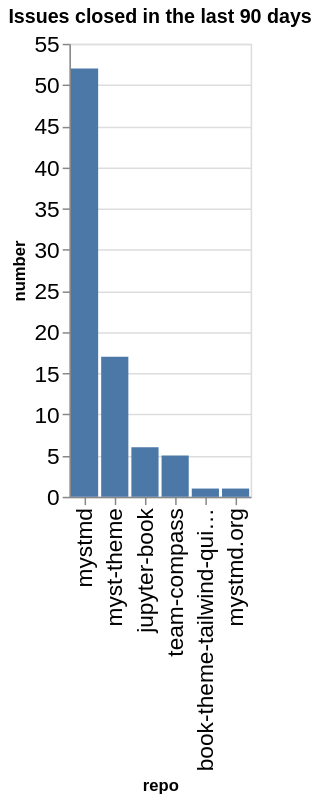

Here is the notebook cell this chart was saved with:
### Code cell
closed_counts = closed.groupby(['org', 'repo']).count()['number'].reset_index()
closed_counts['org/repo'] = closed_counts.apply(lambda a: a['org'] + '/' + a['repo'], axis=1)
sorted_vals = closed_counts.sort_values(['number'], ascending=False)['repo'].values
alt.Chart(data=closed_counts, title=f"Issues closed in the last {n_days} days").mark_bar().encode(
    x=alt.X('repo', sort=alt.Sort(sorted_vals.tolist())),
    y='number',
)

### Figure 1 — Vega-Lite specification as saved in the notebook (floating-point values rounded to 4 significant figures)
{"config": {"axisLeft": {"labelFontSize": 15}, "axisBottom": {"labelFontSize": 15}}, "data": {"name": "data-c9f44f23df38c9820ebe5b3b46738d1d"}, "mark": {"type": "bar"}, "encoding": {"x": {"field": "repo", "sort": ["mystmd", "myst-theme", "jupyter-book", "team-compass", "book-theme-tailwind-quickstart", "mystmd.org"], "type": "nominal"}, "y": {"field": "number", "type": "quantitative"}}, "title": "Issues closed in the last 90 days", "$schema": "https://vega.github.io/schema/vega-lite/v5.20.1.json", "datasets": {"data-c9f44f23df38c9820ebe5b3b46738d1d": [{"org": "jupyter-book", "repo": "book-theme-tailwind-quickstart", "number": 1, "org/repo": "jupyter-book/book-theme-tailwind-quickstart"}, {"org": "jupyter-book", "repo": "jupyter-book", "number": 6, "org/repo": "jupyter-book/jupyter-book"}, {"org": "jupyter-book", "repo": "myst-theme", "number": 17, "org/repo": "jupyter-book/myst-theme"}, {"org": "jupyter-book", "repo": "mystmd", "number": 52, "org/repo": "jupyter-book/mystmd"}, {"org": "jupyter-book", "repo": "mystmd.org", "number": 1, "org/repo": "jupyter-book/mystmd.org"}, {"org": "jupyter-book", "repo": "team-compass", "number": 5, "org/repo": "jupyter-book/team-compass"}]}}
